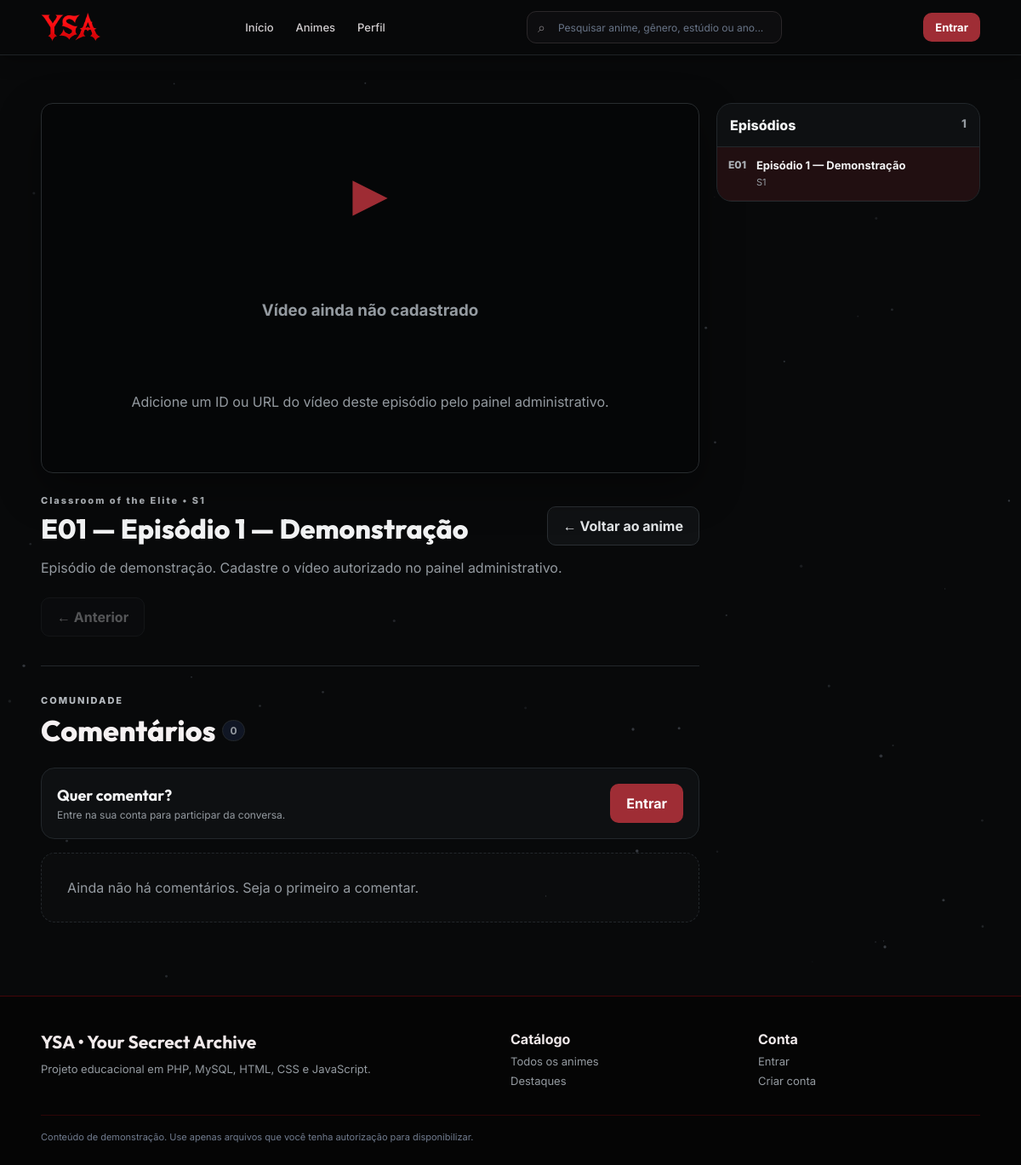
The app's page /pages/assistir.php?ep=2 with its own data.
### tables this page shows
CREATE TABLE animes (
    id INT UNSIGNED AUTO_INCREMENT PRIMARY KEY,
    titulo VARCHAR(180) NOT NULL,
    slug VARCHAR(180) NOT NULL UNIQUE,
    tipo VARCHAR(40) NOT NULL DEFAULT 'Série',
    ano SMALLINT NULL,
    generos VARCHAR(255) NOT NULL,
    estudio VARCHAR(120) NOT NULL,
    sinopse TEXT NULL,
    poster VARCHAR(500) NOT NULL,
    destaque TINYINT(1) NOT NULL DEFAULT 0,
    criado_em DATETIME NOT NULL DEFAULT CURRENT_TIMESTAMP,
    atualizado_em DATETIME NOT NULL DEFAULT CURRENT_TIMESTAMP ON UPDATE CURRENT_TIMESTAMP,
    INDEX idx_anime_destaque (destaque)
);

CREATE TABLE episodios (
    id INT UNSIGNED AUTO_INCREMENT PRIMARY KEY,
    temporada_id INT UNSIGNED NOT NULL,
    numero INT UNSIGNED NOT NULL,
    titulo VARCHAR(180) NOT NULL,
    descricao VARCHAR(1000) NULL,
    thumb VARCHAR(500) NULL,
    video VARCHAR(1000) NULL,
    video_tipo ENUM('mp4','hls','youtube') NOT NULL DEFAULT 'mp4',
    destaque TINYINT(1) NOT NULL DEFAULT 0,
    criado_em DATETIME NOT NULL DEFAULT CURRENT_TIMESTAMP,
    atualizado_em DATETIME NOT NULL DEFAULT CURRENT_TIMESTAMP ON UPDATE CURRENT_TIMESTAMP,
    CONSTRAINT fk_episodio_temporada FOREIGN KEY (temporada_id) REFERENCES temporadas(id) ON DELETE CASCADE ON UPDATE CASCADE,
    UNIQUE KEY uq_episodio_temporada_numero (temporada_id, numero),
    INDEX idx_episodio_destaque (destaque)
);

CREATE TABLE temporadas (
    id INT UNSIGNED AUTO_INCREMENT PRIMARY KEY,
    anime_id INT UNSIGNED NOT NULL,
    numero INT UNSIGNED NOT NULL,
    titulo VARCHAR(120) NOT NULL,
    descricao VARCHAR(500) NULL,
    criado_em DATETIME NOT NULL DEFAULT CURRENT_TIMESTAMP,
    CONSTRAINT fk_temporada_anime FOREIGN KEY (anime_id) REFERENCES animes(id) ON DELETE CASCADE ON UPDATE CASCADE,
    UNIQUE KEY uq_temporada_anime_numero (anime_id, numero),
    INDEX idx_temporada_anime (anime_id)
);

### includes/database.php (called while the page is built, shortened)
<?php
function db(): PDO
{
    static $pdo = null;
    if ($pdo instanceof PDO) return $pdo;
    $dsn = 'mysql:host=' . DB_HOST . ';port=' . DB_PORT . ';dbname=' . DB_NAME . ';charset=' . DB_CHARSET;
    $pdo = new PDO($dsn, DB_USER, DB_PASS, [
        PDO::ATTR_ERRMODE => PDO::ERRMODE_EXCEPTION,
        PDO::ATTR_DEFAULT_FETCH_MODE => PDO::FETCH_ASSOC,
        PDO::ATTR_EMULATE_PREPARES => false,
    ]);
    return $pdo;
}

### includes/functions.php (called while the page is built, shortened)
<?php
require_once __DIR__ . '/database.php';
function e(?string $value): string { return htmlspecialchars((string)$value, ENT_QUOTES, 'UTF-8'); }
function url(string $path = ''): string {
    $base = rtrim(BASE_URL, '/');
    if ($path === '') return $base . '/';
    $path = str_replace('\\', '/', $path);
    return $base . '/' . ltrim($path, '/');
}
function current_user(): ?array { return $_SESSION['user'] ?? null; }
function is_logged_in(): bool { return current_user() !== null; }
function find_anime(int $id): ?array {
    $stmt = db()->prepare('SELECT a.*, COUNT(e.id) total_episodios, COUNT(DISTINCT t.id) total_temporadas
                           FROM animes a LEFT JOIN temporadas t ON t.anime_id=a.id
                           LEFT JOIN episodios e ON e.temporada_id=t.id WHERE a.id=? GROUP BY a.id LIMIT 1');
    $stmt->execute([$id]); $r=$stmt->fetch(); return $r ?: null;
}
function find_episode(int $id): ?array {
    $stmt = db()->prepare("SELECT e.*,t.numero temporada_numero,t.titulo temporada_titulo,t.anime_id,a.titulo anime_titulo,a.slug anime_slug
                           FROM episodios e INNER JOIN temporadas t ON t.id=e.temporada_id
                           INNER JOIN animes a ON a.id=t.anime_id WHERE e.id=? LIMIT 1");
    $stmt->execute([$id]); $r=$stmt->fetch(); return $r ?: null;
}
function episodes_by_season(int $seasonId): array {
    $stmt = db()->prepare("SELECT e.*,
                                  t.numero AS temporada_numero,
                                  t.titulo AS temporada_titulo,
                                  t.anime_id
                           FROM episodios e
                           INNER JOIN temporadas t ON t.id = e.temporada_id
                           WHERE e.temporada_id = ?
                           ORDER BY e.numero ASC, e.id ASC");
    $stmt->execute([$seasonId]);
    return $stmt->fetchAll();
}
function episode_navigation(array $episode): array {
    $stmt=db()->prepare('SELECT id,numero,titulo FROM episodios WHERE temporada_id=? ORDER BY numero ASC');
    $stmt->execute([(int)$episode['temporada_id']]); $list=$stmt->fetchAll();
    $ids=array_column($list,'id'); $idx=array_search((int)$episode['id'],array_map('intval',$ids),true);
    return [
        'previous' => ($idx!==false && $idx>0) ? find_episode((int)$ids[$idx-1]) : null,
        'next' => ($idx!==false && $idx<count($ids)-1) ? find_episode((int)$ids[$idx+1]) : null,
    ];
}
function episode_comments(int $episodeId): array {
    $stmt = db()->prepare("SELECT c.*, u.nome usuario_nome, u.tipo usuario_tipo, u.foto_perfil usuario_foto
                           FROM comentarios c
                           INNER JOIN usuarios u ON u.id=c.usuario_id
                           WHERE c.episodio_id=?
                           ORDER BY c.criado_em DESC, c.id DESC");
    $stmt->execute([$episodeId]);
    return $stmt->fetchAll();
}

### pages/assistir.php (the view, shortened to what this page needs)
<?php
$id=(int)($_GET['ep']??0); $episode=find_episode($id);
$nav=episode_navigation($episode); $anime=find_anime((int)$episode['anime_id']); $episodes=episodes_by_season((int)$episode['temporada_id']); $comments=episode_comments($id);
$savedProgress = is_logged_in() ? get_episode_progress($id, (int)current_user()['id']) : null;
require __DIR__ . '/../includes/header.php';
?>
<main class="watch-page">
    <section class="section container watch-layout">
        <div class="watch-main reveal">
            <div class="player-wrap" id="playerWrap">
                <?php if(trim((string)$episode['video'])): ?>
                    <?php
                        $isYoutube = ($episode['video_tipo'] ?? 'mp4') === 'youtube';
                        $videoSrc = !$isYoutube ? url((string)$episode['video']) : '';
                        $youtubeId = $isYoutube ? youtube_video_id((string)$episode['video']) : null;
                        $ytOrigin = (isset($_SERVER['HTTPS']) && $_SERVER['HTTPS'] !== 'off' ? 'https' : 'http') . '://' . ($_SERVER['HTTP_HOST'] ?? 'localhost');
                    ?>
                    <?php if($isYoutube && $youtubeId): ?>
                        <iframe
                            id="youtubePlayer"
                            class="youtube-player-frame"
                            src="<?= e(youtube_embed_url($youtubeId) . '&origin=' . rawurlencode($ytOrigin)) ?>"
                            title="<?= e($anime['titulo'].' — '.$episode['titulo']) ?>"
                            allow="autoplay; encrypted-media; picture-in-picture; fullscreen"
                            allowfullscreen
                            data-youtube-id="<?= e($youtubeId) ?>"
                            data-episode-id="<?= (int)$episode['id'] ?>"
                            data-saved-time="<?= e((string)($savedProgress['tempo_assistido'] ?? 0)) ?>"
                            data-origin="<?= e($ytOrigin) ?>"></iframe>
                    <?php else: ?>
                        <video
                            id="videoPlayer"
                            controls
                            playsinline
                            preload="metadata"
                            poster="<?= e(url($episode['thumb'] ?: $anime['poster'])) ?>"
                            data-src="<?= e($videoSrc) ?>"
                            data-type="<?= e($episode['video_tipo']) ?>"
                            data-episode-id="<?= (int)$episode['id'] ?>"
                            data-saved-time="<?= e((string)($savedProgress['tempo_assistido'] ?? 0)) ?>"
                            <?php if(($episode['video_tipo'] ?? 'mp4') !== 'hls'): ?>src="<?= e($videoSrc) ?>"<?php endif; ?>
                        ></video>
                    <?php endif; ?>
                    <button class="player-center-play" id="playerCenterPlay" type="button" aria-label="Reproduzir vídeo"><span aria-hidden="true">▶</span></button>
                    <div class="player-loading" id="playerLoading" aria-live="polite" hidden>Carregando vídeo…</div>
                    <div class="player-topbar"><span>S<?= str_pad((string)$episode['temporada_numero'],2,'0',STR_PAD_LEFT) ?> • E<?= str_pad((string)$episode['numero'],2,'0',STR_PAD_LEFT) ?></span><?php if($savedProgress && (float)$savedProgress['tempo_assistido']>3): ?><span>Continuar em <?= e(format_watch_time((float)$savedProgress['tempo_assistido'])) ?></span><?php endif; ?></div>
                    <div class="player-error-message" id="playerErrorMessage" hidden>Não foi possível carregar este vídeo.</div>
                <?php else: ?>
                    <div class="no-video"><div>▶</div><h3>Vídeo ainda não cadastrado</h3><p>Adicione um ID ou URL do vídeo deste episódio pelo painel administrativo.</p></div>
                <?php endif; ?>
            </div>
            <div class="watch-header"><div><span class="section-kicker"><?= e($anime['titulo']) ?> • S<?= (int)$episode['temporada_numero'] ?></span><h1>E<?= str_pad((string)$episode['numero'],2,'0',STR_PAD_LEFT) ?> — <?= e($episode['titulo']) ?></h1></div><a class="btn btn-ghost" href="<?= e(url('pages/anime.php?slug='.urlencode($anime['slug']))) ?>">← Voltar ao anime</a></div>
            <p class="watch-description"><?= e($episode['descricao'] ?: 'Sem descrição cadastrada.') ?></p>
            <div class="watch-nav"><a class="btn btn-ghost <?= $nav['previous']?'':'disabled' ?>" href="<?= $nav['previous'] ? e(url('pages/assistir.php?ep='.(int)$nav['previous']['id'])) : '#' ?>">← Anterior</a></div>
            <section class="comments-section" id="comments">
                <div class="section-head comments-head">
                    <div><span class="section-kicker">COMUNIDADE</span><h2>Comentários <small id="commentsCount"><?= count($comments) ?></small></h2></div>
                </div>
                <?php if(is_logged_in()): ?>
                    <form class="comment-form reveal" id="commentForm" method="post" data-comment-form="1">
                        <input type="hidden" name="csrf" value="<?= e(csrf_token()) ?>">
                        <input type="hidden" name="acao" value="comentar">
                        <input type="hidden" name="episode_id" value="<?= (int)$id ?>">
                        <?= avatar_html(current_user()['photo'] ?? null, current_user()['name'], 'comment-avatar') ?>
                        <div class="comment-input-area">
                            <textarea name="texto" maxlength="1000" rows="4" placeholder="O que você achou deste episódio?" required></textarea>
                            <div class="comment-actions"><span>Máximo de 1000 caracteres</span><button class="btn btn-primary" type="submit">Comentar</button></div>
                        </div>
                    </form>
                <?php else: ?>
                    <div class="comment-login-card reveal"><div><strong>Quer comentar?</strong><p>Entre na sua conta para participar da conversa.</p></div><a class="btn btn-primary" href="<?= e(url('pages/login.php')) ?>">Entrar</a></div>
                <?php endif; ?>
                <div class="comments-list" id="commentsList">
                    <?php if(!$comments): ?><div class="empty-state" id="commentsEmpty">Ainda não há comentários. Seja o primeiro a comentar.</div><?php endif; ?>
                </div>
            </section>
        </div>
        <aside class="watch-side"><div class="side-title"><span>Episódios</span><small><?= count($episodes) ?></small></div><div class="side-list"><?php foreach($episodes as $ep): ?><a class="side-episode <?= (int)$ep['id']===$id?'active':'' ?>" href="<?= e(url('pages/assistir.php?ep='.(int)$ep['id'])) ?>"><span>E<?= str_pad((string)$ep['numero'],2,'0',STR_PAD_LEFT) ?></span><div><strong><?= e($ep['titulo']) ?></strong><small>S<?= (int)$ep['temporada_numero'] ?></small></div></a><?php endforeach; ?></div></aside>
    </section>
</main>
<?php require __DIR__ . '/../includes/footer.php'; ?>

### records on screen
animes: titulo "Classroom of the Elite"
episodios: temporada.numero "1", numero "01", titulo "Episódio 1 — Demonstração", descricao "Episódio de demonstração. Cadastre o vídeo autorizado no painel administrativo."

### other values on screen
count($comments) "0"
count($episodes) "1"
